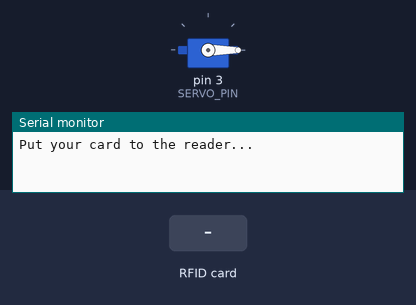
This sketch was run on a simulated Arduino Uno, built with avr-gcc and run on an emulated ATmega328P. On the bench: servo, the last lines printed to the serial monitor. Inputs (shaded band) come from the test bench.

Above: at 2.2 s.
2.3 s: RFID card 91 60 41 1B held to the reader
At 3.6 s:
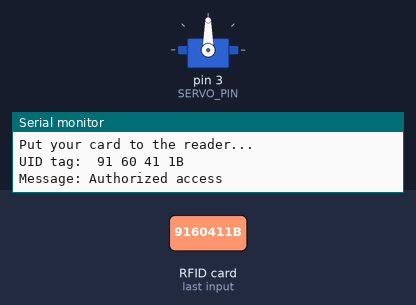
Timing chart, 0 to 13.8 s (numbered marks = the images above; inputs shaded):
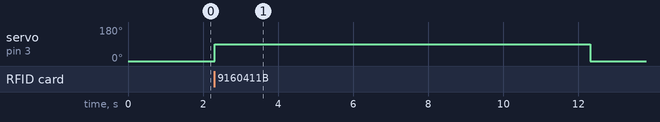

The sketch:

rfid.ino
```cpp
#include <SPI.h>
#include <MFRC522.h>
#include <Servo.h>

// RFID reader and servo pin configurations
#define SS_PIN 10
#define RST_PIN 9
#define SERVO_PIN 3

// Time delays
#define ACCESS_DELAY 2000
#define DENIED_DELAY 1000

// RFID and servo instances
MFRC522 mfrc522(SS_PIN, RST_PIN);
Servo myservo;

void setup() {
  Serial.begin(9600);   // Initialize serial communication
  SPI.begin();          // Initialize SPI bus
  mfrc522.PCD_Init();   // Initialize RFID reader
  myservo.attach(SERVO_PIN); // Attach servo to the specified pin

// Set the initial position of the servo motor
  myservo.write(0);  // Set the initial position to 90 degrees
  delay(1000);        // Allow time for the servo to reach the initial position


  Serial.println("Put your card to the reader...");
  Serial.println();
}

void loop() {
  // Check for a new RFID card
  if (!mfrc522.PICC_IsNewCardPresent() || !mfrc522.PICC_ReadCardSerial()) {
    return;
  }

  Serial.print("UID tag: ");
  String content = "";

  // Read the UID of the RFID card
  for (byte i = 0; i < mfrc522.uid.size; i++) {
    Serial.print(mfrc522.uid.uidByte[i] < 0x10 ? " 0" : " ");
    Serial.print(mfrc522.uid.uidByte[i], HEX);
    content.concat(String(mfrc522.uid.uidByte[i] < 0x10 ? " 0" : " "));
    content.concat(String(mfrc522.uid.uidByte[i], HEX));
  }

  Serial.println();
  Serial.print("Message: ");
  content.toUpperCase(); // Convert the content to uppercase for comparison

  // Check if the card is authorized
  if (content.substring(1) == "91 60 41 1B") {
    Serial.println("Authorized access");
    myservo.write(90);    // Open the servo
    delay(10000);
    myservo.write(0);     // Close the servo
  } else {
    Serial.println("Access denied");
    delay(DENIED_DELAY);
  }
}
```

Measured:
- after the input at 2.3 s, servo on pin 3 (SERVO_PIN): 0° → 90° at once, → 0° 10.0 s later
